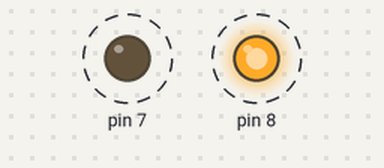
The sketch below on a simulated Arduino Uno, built with avr-gcc and run on an emulated ATmega328P. On the bench: output pins drawn as LEDs (lit = HIGH). Dashed ring = blinking.

Above: at 5.5 s.
Timing chart, 0 to 8.2 s (numbered marks = the images above):
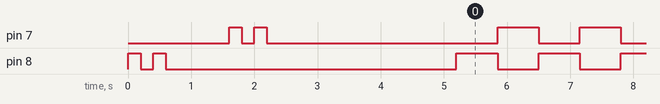

Measured:
- by itself, pin 7: goes LOW 0.20 s, HIGH 0.20 s, LOW 3.7 s, 95 × (HIGH 0.65 s, LOW 0.65 s), then HIGH
- by itself, pin 8: goes LOW 0.20 s, HIGH 0.20 s, LOW 4.6 s, 95 × (HIGH 0.65 s, LOW 0.65 s), HIGH 0.65 s, then LOW

The sketch:

Starter.ino
```cpp
/* For this assignment you will do the following:
The green light blinks on for 200 ms and off 200 ms two times.
There is a one second pause.
The blue light does the same thing as the green just did.
There is a three second pause.
Both lights alternate blinking off and on for 650 ms each. (They continue this forever)

This video illustrated what we are going for: https://www.youtube.com/watch?v=1TTnCqdSPqc
*/

void setup()
{
    // set up output pins
    pinMode(7 , OUTPUT);
    pinMode(8, OUTPUT);

    // blink green LED on and off twice
        digitalWrite(8, HIGH);
        delay(200);
        digitalWrite(8, LOW);
        delay(200);
        digitalWrite(8, HIGH);
        delay(200);
        digitalWrite(8, LOW);

    // wait one second
    delay (1000);

    // blink blue LED on and off twice
        digitalWrite(7, HIGH);
        delay(200);
        digitalWrite(7, LOW);
        delay(200);
        digitalWrite(7, HIGH);
        delay(200);
        digitalWrite(7, LOW);

    // wait three seconds
    delay (3000);
}

void loop()
{
    // blink both LEDs on and off alternatively
    digitalWrite(8, HIGH);
    digitalWrite(7, LOW);
    delay(650);
    digitalWrite(8, LOW);
    digitalWrite(7, HIGH);
    delay(650);
}
```
